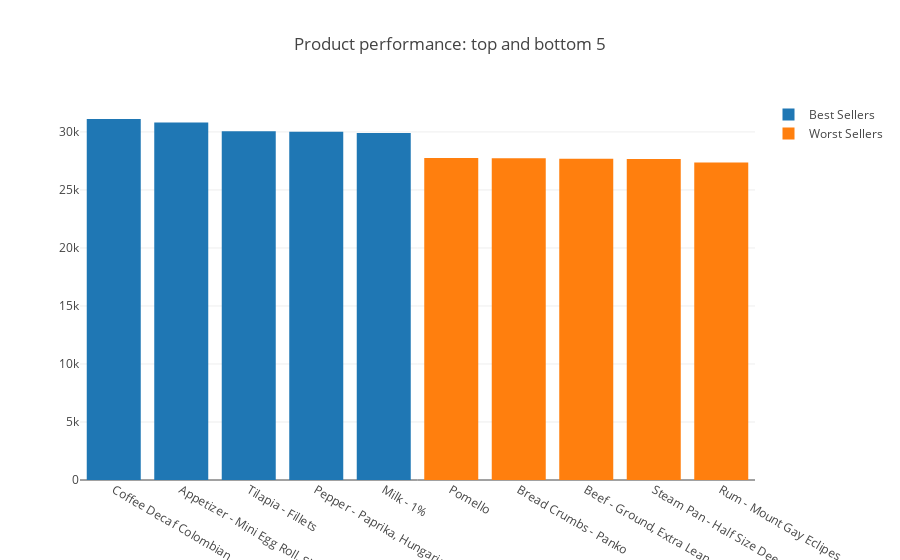

Source (notebook cell):
### Code cell
highest = go.Bar(x = pd_top_n['ProductName'], y = pd_top_n['Quantity'], name = 'Best Sellers')
lowest = go.Bar(x = pd_bot_n['ProductName'], y = pd_bot_n['Quantity'], name = 'Worst Sellers')

layout = go.Layout(title = "Product performance: top and bottom {0}".format(n),
                  barmode='group')
iplot(go.Figure(data = [highest,lowest],layout = layout))

### Figure 1 — Plotly figure (JSON) as saved in the notebook; plotly's stock layout.template omitted (floating-point values rounded to 4 significant figures)
{"data": [{"name": "Best Sellers", "type": "bar", "uid": "c5dcaa51-ae25-4e5e-90c4-46ea0ca3c368", "x": ["Coffee Decaf Colombian", "Appetizer - Mini Egg Roll, Shrimp", "Tilapia - Fillets", "Pepper - Paprika, Hungarian", "Milk - 1%"], "y": [31116, 30811, 30057, 30007, 29900]}, {"name": "Worst Sellers", "type": "bar", "uid": "f018ea34-8dbe-4b77-a7ba-cbb8cb0076d6", "x": ["Pomello", "Bread Crumbs - Panko", "Beef - Ground, Extra Lean, Fresh", "Steam Pan - Half Size Deep", "Rum - Mount Gay Eclipes"], "y": [27753, 27729, 27699, 27673, 27365]}], "layout": {"barmode": "group", "title": {"text": "Product performance: top and bottom 5"}}}
